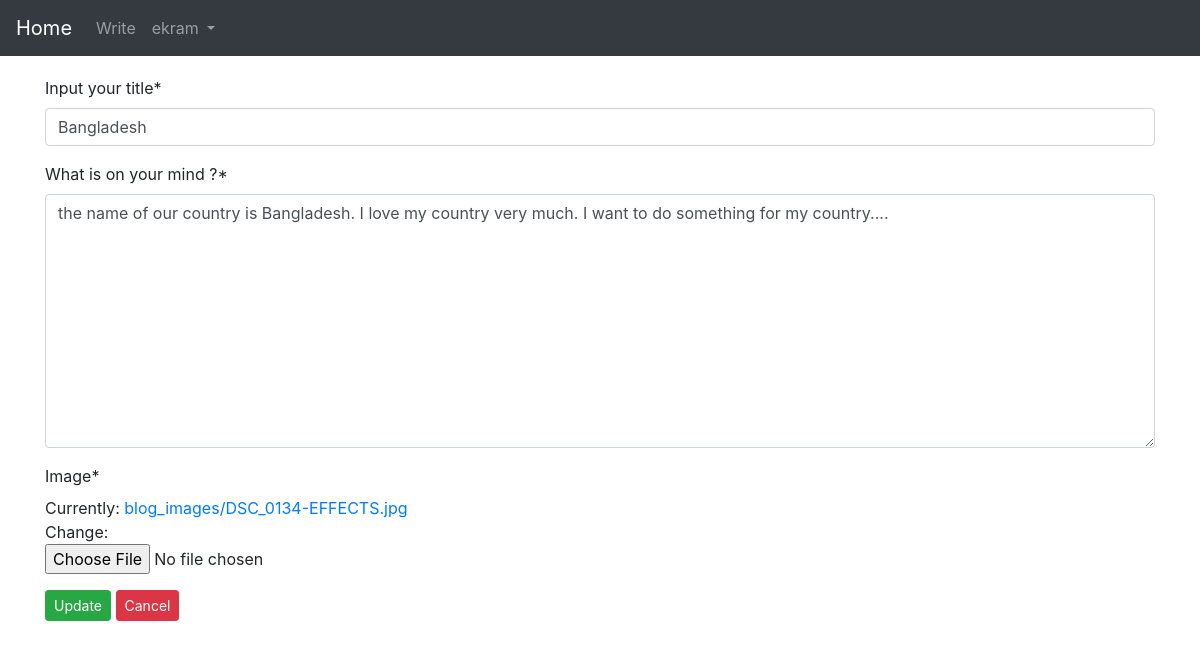
Page /blog/edit_blog/8/ (signed in) on the committed database.
### App_Blog/models.py (models this page shows, shortened)
class Blog(models.Model):
    author = models.ForeignKey(User, on_delete = models.CASCADE, related_name='post_author')
    blog_title = models.CharField(max_length = 264, verbose_name = 'Input your title')
    slug = models.SlugField(max_length = 264, unique = True)
    blog_content = models.TextField(verbose_name = 'What is on your mind ?')
    blog_image = models.ImageField(upload_to = 'blog_images',verbose_name = 'Image')
    publish_date = models.DateTimeField(auto_now_add = True)
    update_date = models.DateTimeField(auto_now = True)
    class Meta:
        ordering = ('-publish_date',)

### App_Blog/views.py (the view, shortened to what this page needs)
# urls.py: path('edit_blog/<pk>/',views.UpdateBlog.as_view(),name='edit_blog'),
class UpdateBlog(LoginRequiredMixin,UpdateView):
    model = Blog
    template_name = 'App_Blog/edit_blog.html'
    fields = ('blog_title','blog_content','blog_image')

### templates/App_Blog/edit_blog.html (shortened to what this page needs)
{% extends 'base.html' %}
{% load crispy_forms_tags %}
{% block body_block %}
{% if blog.author == user %}
<form method="POST">
  {{form|crispy}}
  <button type="submit" class="btn btn-success btn-sm">Update</button>
  <a href="{% url 'App_Blog:blog_details' slug=blog.slug %}" class="btn btn-danger btn-sm">Cancel</a>
</form>
{% else %}
<p>You are not allowed to view this page.</p>
{% endif %}
{% endblock %}

### templates/base.html (shortened to what this page needs)
<!DOCTYPE html>
<html lang="en" dir="ltr">
  <head>
    <link rel="stylesheet" href="https://stackpath.bootstrapcdn.com/bootstrap/4.5.0/css/bootstrap.min.css">
  </head>
  <body>
    <nav class="navbar navbar-expand-lg navbar-dark bg-dark">
  <a class="navbar-brand" href="{% url 'index' %}">Home</a>
  <div class="collapse navbar-collapse" id="navbarNavDropdown">
    <ul class="navbar-nav">
      {% if user.is_authenticated %}
      <li class="nav-item">
        <a class="nav-link" href="{% url 'App_Blog:create_blog' %}">Write</a>
      </li>
      <li class="nav-item dropdown">
        <a class="nav-link dropdown-toggle" href="{% url 'index' %}" id="navbarDropdownMenuLink" data-toggle="dropdown" aria-haspopup="true" aria-expanded="false">
          {{user.username}}
        </a>
          {% endif %}
      </li>
    </ul>
  </div>
</nav>
<div style="padding-top:20px" class="container">
  {% block body_block %}
  {% endblock %}
</div>
  </body>
</html>

### rows in the picture
Blog: blog_title "Bangladesh", blog_content "the name of our country is Bangladesh. I love my country very much. I want to do something for my country...."

### other values in the picture
{{ user.username }} "ekram"
